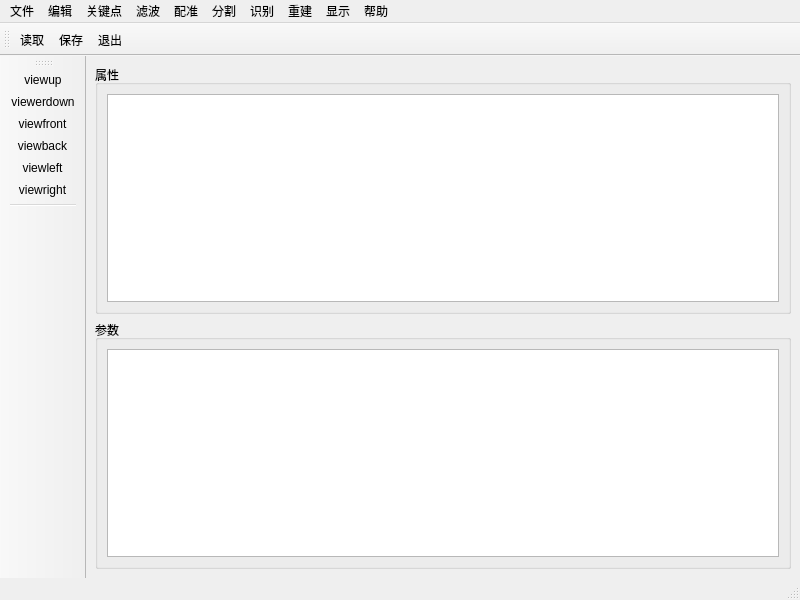
<?xml version="1.0" encoding="UTF-8"?>
<ui version="4.0">
 <class>MainWindow</class>
 <widget class="QMainWindow" name="MainWindow">
  <property name="geometry">
   <rect>
    <x>0</x>
    <y>0</y>
    <width>800</width>
    <height>600</height>
   </rect>
  </property>
  <property name="windowTitle">
   <string>MainWindow</string>
  </property>
  <widget class="QWidget" name="centralwidget">
   <layout class="QGridLayout" name="gridLayout_3">
    <item row="0" column="0">
     <layout class="QHBoxLayout" name="horizontalLayout" stretch="8,2">
      <item>
       <layout class="QGridLayout" name="gridLayout"/>
      </item>
      <item>
       <layout class="QGridLayout" name="gridLayout_1">
        <item row="0" column="0">
         <widget class="QGroupBox" name="groupBox">
          <property name="title">
           <string>属性</string>
          </property>
          <layout class="QGridLayout" name="gridLayout_4">
           <item row="0" column="0">
            <widget class="QTextBrowser" name="textBrowser"/>
           </item>
          </layout>
         </widget>
        </item>
        <item row="1" column="0">
         <widget class="QGroupBox" name="groupBox_2">
          <property name="title">
           <string>参数</string>
          </property>
          <layout class="QGridLayout" name="gridLayout_2">
           <item row="0" column="0">
            <widget class="QTextBrowser" name="textBrowser_2"/>
           </item>
          </layout>
         </widget>
        </item>
       </layout>
      </item>
     </layout>
    </item>
   </layout>
  </widget>
  <widget class="QStatusBar" name="statusbar"/>
  <widget class="QMenuBar" name="menubar">
   <property name="geometry">
    <rect>
     <x>0</x>
     <y>0</y>
     <width>800</width>
     <height>26</height>
    </rect>
   </property>
   <widget class="QMenu" name="menu">
    <property name="title">
     <string>文件</string>
    </property>
    <addaction name="actionread"/>
    <addaction name="actionsave"/>
    <addaction name="actionquit"/>
   </widget>
   <widget class="QMenu" name="menu_2">
    <property name="title">
     <string>编辑</string>
    </property>
   </widget>
   <widget class="QMenu" name="menu_3">
    <property name="title">
     <string>关键点</string>
    </property>
   </widget>
   <widget class="QMenu" name="filters">
    <property name="title">
     <string>滤波</string>
    </property>
    <widget class="QMenu" name="menu_11">
     <property name="title">
      <string>采样</string>
     </property>
     <addaction name="actionvoxel"/>
     <addaction name="actionuniform"/>
     <addaction name="actionrandom"/>
    </widget>
    <widget class="QMenu" name="menu_12">
     <property name="title">
      <string>平滑</string>
     </property>
     <addaction name="actionmiddle"/>
     <addaction name="actionmean"/>
    </widget>
    <widget class="QMenu" name="menu_13">
     <property name="title">
      <string>去噪</string>
     </property>
     <addaction name="actionradius"/>
     <addaction name="actionsor"/>
    </widget>
    <addaction name="menu_11"/>
    <addaction name="menu_12"/>
    <addaction name="menu_13"/>
   </widget>
   <widget class="QMenu" name="registration">
    <property name="title">
     <string>配准</string>
    </property>
    <widget class="QMenu" name="menuGlobal">
     <property name="title">
      <string>Global</string>
     </property>
     <addaction name="actionFGR"/>
    </widget>
    <widget class="QMenu" name="menu_14">
     <property name="title">
      <string>点云网络</string>
     </property>
     <addaction name="actionDCP"/>
    </widget>
    <widget class="QMenu" name="menuICP">
     <property name="title">
      <string>ICP</string>
     </property>
     <addaction name="actionicp2point"/>
     <addaction name="actionicp2Plane"/>
    </widget>
    <addaction name="menuICP"/>
    <addaction name="menuGlobal"/>
    <addaction name="menu_14"/>
   </widget>
   <widget class="QMenu" name="menu_6">
    <property name="title">
     <string>分割</string>
    </property>
   </widget>
   <widget class="QMenu" name="menu_7">
    <property name="title">
     <string>识别</string>
    </property>
   </widget>
   <widget class="QMenu" name="menu_8">
    <property name="title">
     <string>重建</string>
    </property>
   </widget>
   <widget class="QMenu" name="menu_9">
    <property name="title">
     <string>显示</string>
    </property>
   </widget>
   <widget class="QMenu" name="menu_10">
    <property name="title">
     <string>帮助</string>
    </property>
   </widget>
   <addaction name="menu"/>
   <addaction name="menu_2"/>
   <addaction name="menu_3"/>
   <addaction name="filters"/>
   <addaction name="registration"/>
   <addaction name="menu_6"/>
   <addaction name="menu_7"/>
   <addaction name="menu_8"/>
   <addaction name="menu_9"/>
   <addaction name="menu_10"/>
  </widget>
  <widget class="QToolBar" name="toolBar">
   <property name="windowTitle">
    <string>toolBar</string>
   </property>
   <attribute name="toolBarArea">
    <enum>TopToolBarArea</enum>
   </attribute>
   <attribute name="toolBarBreak">
    <bool>false</bool>
   </attribute>
   <addaction name="actionread"/>
   <addaction name="actionsave"/>
   <addaction name="actionquit"/>
  </widget>
  <widget class="QToolBar" name="toolBar_2">
   <property name="windowTitle">
    <string>toolBar_2</string>
   </property>
   <attribute name="toolBarArea">
    <enum>LeftToolBarArea</enum>
   </attribute>
   <attribute name="toolBarBreak">
    <bool>false</bool>
   </attribute>
   <addaction name="actionviewup"/>
   <addaction name="actionviewerdown"/>
   <addaction name="actionviewfront"/>
   <addaction name="actionviewback"/>
   <addaction name="actionviewleft"/>
   <addaction name="actionviewright"/>
   <addaction name="separator"/>
  </widget>
  <action name="actionread">
   <property name="icon">
    <iconset resource="resources.qrc">
     <normaloff>:/Icons/Icons/ic_read.png</normaloff>:/Icons/Icons/ic_read.png</iconset>
   </property>
   <property name="text">
    <string>读取</string>
   </property>
  </action>
  <action name="actionsave">
   <property name="icon">
    <iconset resource="resources.qrc">
     <normaloff>:/Icons/Icons/ic_save.png</normaloff>:/Icons/Icons/ic_save.png</iconset>
   </property>
   <property name="text">
    <string>保存</string>
   </property>
  </action>
  <action name="actionquit">
   <property name="icon">
    <iconset resource="resources.qrc">
     <normaloff>:/Icons/Icons/ic_quit.png</normaloff>:/Icons/Icons/ic_quit.png</iconset>
   </property>
   <property name="text">
    <string>退出</string>
   </property>
  </action>
  <action name="actionviewup">
   <property name="icon">
    <iconset resource="resources.qrc">
     <normaloff>:/Icons/Icons/ic_up.png</normaloff>:/Icons/Icons/ic_up.png</iconset>
   </property>
   <property name="text">
    <string>viewup</string>
   </property>
  </action>
  <action name="actionviewerdown">
   <property name="icon">
    <iconset resource="resources.qrc">
     <normaloff>:/Icons/Icons/ic_down.png</normaloff>:/Icons/Icons/ic_down.png</iconset>
   </property>
   <property name="text">
    <string>viewerdown</string>
   </property>
  </action>
  <action name="actionviewfront">
   <property name="icon">
    <iconset resource="resources.qrc">
     <normaloff>:/Icons/Icons/ic_front.png</normaloff>:/Icons/Icons/ic_front.png</iconset>
   </property>
   <property name="text">
    <string>viewfront</string>
   </property>
  </action>
  <action name="actionviewback">
   <property name="icon">
    <iconset resource="resources.qrc">
     <normaloff>:/Icons/Icons/ic_back.png</normaloff>:/Icons/Icons/ic_back.png</iconset>
   </property>
   <property name="text">
    <string>viewback</string>
   </property>
  </action>
  <action name="actionviewleft">
   <property name="icon">
    <iconset resource="resources.qrc">
     <normaloff>:/Icons/Icons/ic_left.png</normaloff>:/Icons/Icons/ic_left.png</iconset>
   </property>
   <property name="text">
    <string>viewleft</string>
   </property>
  </action>
  <action name="actionviewright">
   <property name="icon">
    <iconset resource="resources.qrc">
     <normaloff>:/Icons/Icons/ic_right.png</normaloff>:/Icons/Icons/ic_right.png</iconset>
   </property>
   <property name="text">
    <string>viewright</string>
   </property>
  </action>
  <action name="actionvoxel">
   <property name="text">
    <string>体素</string>
   </property>
  </action>
  <action name="actionuniform">
   <property name="text">
    <string>均匀</string>
   </property>
  </action>
  <action name="actionrandom">
   <property name="text">
    <string>随机</string>
   </property>
  </action>
  <action name="actionmiddle">
   <property name="text">
    <string>中值</string>
   </property>
  </action>
  <action name="actionmean">
   <property name="text">
    <string>均值</string>
   </property>
  </action>
  <action name="actionradius">
   <property name="text">
    <string>半径</string>
   </property>
  </action>
  <action name="actionsor">
   <property name="text">
    <string>统计</string>
   </property>
  </action>
  <action name="actionFGR">
   <property name="text">
    <string>FGR</string>
   </property>
  </action>
  <action name="actionDCP">
   <property name="text">
    <string>DCP</string>
   </property>
  </action>
  <action name="actionicp2point">
   <property name="text">
    <string>icp2Point</string>
   </property>
  </action>
  <action name="actionicp2Plane">
   <property name="text">
    <string>icp2Plane</string>
   </property>
  </action>
 </widget>
 <resources>
  <include location="resources.qrc"/>
 </resources>
 <connections/>
</ui>
